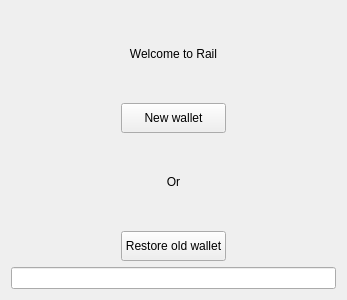
<?xml version="1.0" encoding="UTF-8"?>
<ui version="4.0">
 <class>FreshStartup</class>
 <widget class="QWidget" name="FreshStartup">
  <property name="geometry">
   <rect>
    <x>0</x>
    <y>0</y>
    <width>347</width>
    <height>300</height>
   </rect>
  </property>
  <property name="windowTitle">
   <string>Form</string>
  </property>
  <layout class="QVBoxLayout" name="verticalLayout">
   <item>
    <layout class="QHBoxLayout" name="horizontalLayout">
     <item>
      <spacer name="horizontalSpacer_2">
       <property name="orientation">
        <enum>Qt::Horizontal</enum>
       </property>
       <property name="sizeHint" stdset="0">
        <size>
         <width>40</width>
         <height>20</height>
        </size>
       </property>
      </spacer>
     </item>
     <item>
      <layout class="QVBoxLayout" name="verticalLayout_2">
       <item>
        <widget class="QLabel" name="welcomeLabel">
         <property name="text">
          <string>Welcome to Rail</string>
         </property>
         <property name="alignment">
          <set>Qt::AlignCenter</set>
         </property>
        </widget>
       </item>
       <item>
        <widget class="QPushButton" name="generateButton">
         <property name="maximumSize">
          <size>
           <width>150</width>
           <height>30</height>
          </size>
         </property>
         <property name="text">
          <string>New wallet</string>
         </property>
        </widget>
       </item>
       <item>
        <widget class="QLabel" name="label">
         <property name="text">
          <string>Or</string>
         </property>
         <property name="alignment">
          <set>Qt::AlignCenter</set>
         </property>
        </widget>
       </item>
       <item>
        <widget class="QPushButton" name="restoreButton">
         <property name="maximumSize">
          <size>
           <width>150</width>
           <height>30</height>
          </size>
         </property>
         <property name="text">
          <string>Restore old wallet</string>
         </property>
        </widget>
       </item>
      </layout>
     </item>
     <item>
      <spacer name="horizontalSpacer">
       <property name="orientation">
        <enum>Qt::Horizontal</enum>
       </property>
       <property name="sizeHint" stdset="0">
        <size>
         <width>40</width>
         <height>20</height>
        </size>
       </property>
      </spacer>
     </item>
    </layout>
   </item>
   <item>
    <widget class="QLineEdit" name="seedInputBox"/>
   </item>
  </layout>
 </widget>
 <resources/>
 <connections/>
</ui>
